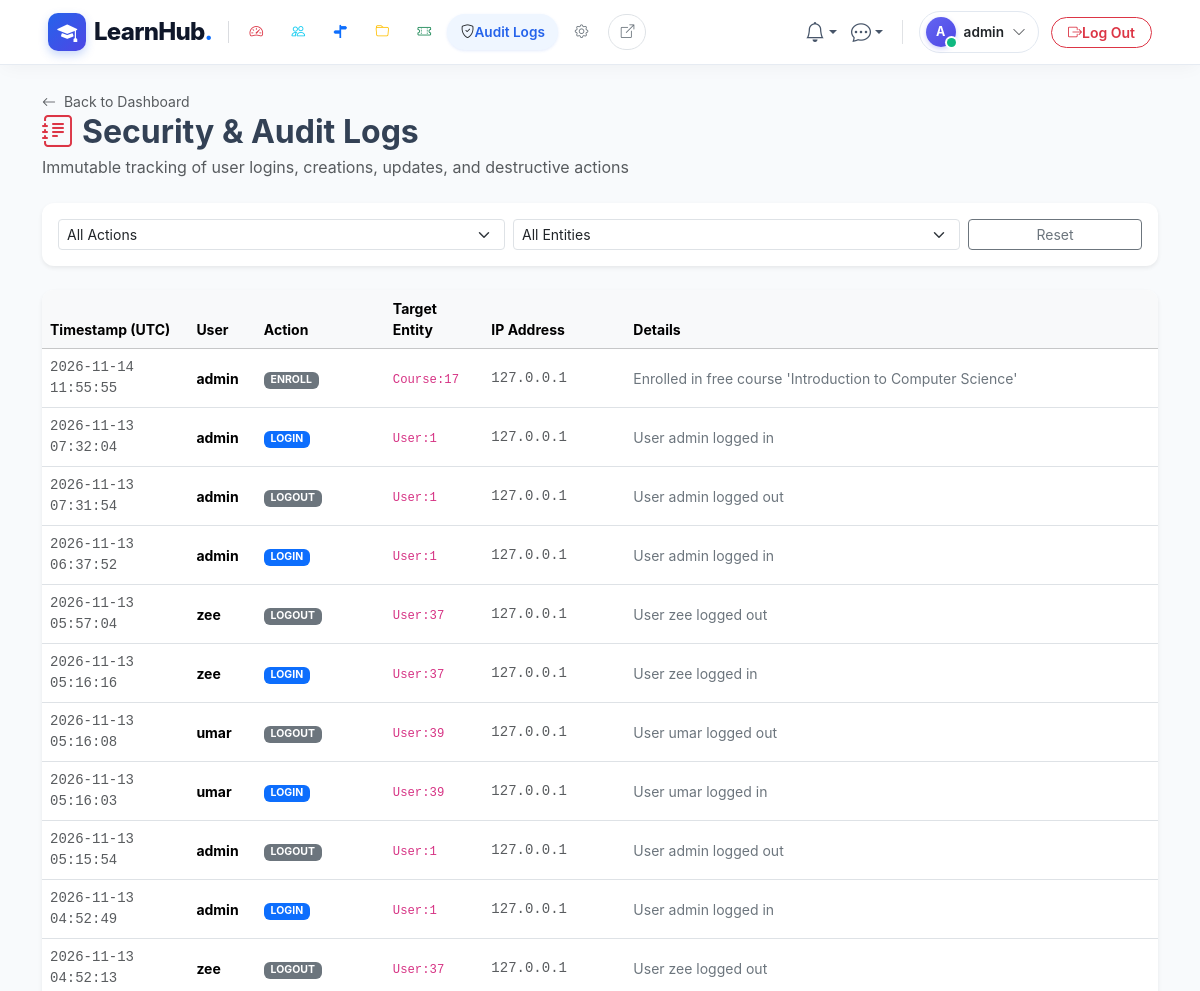
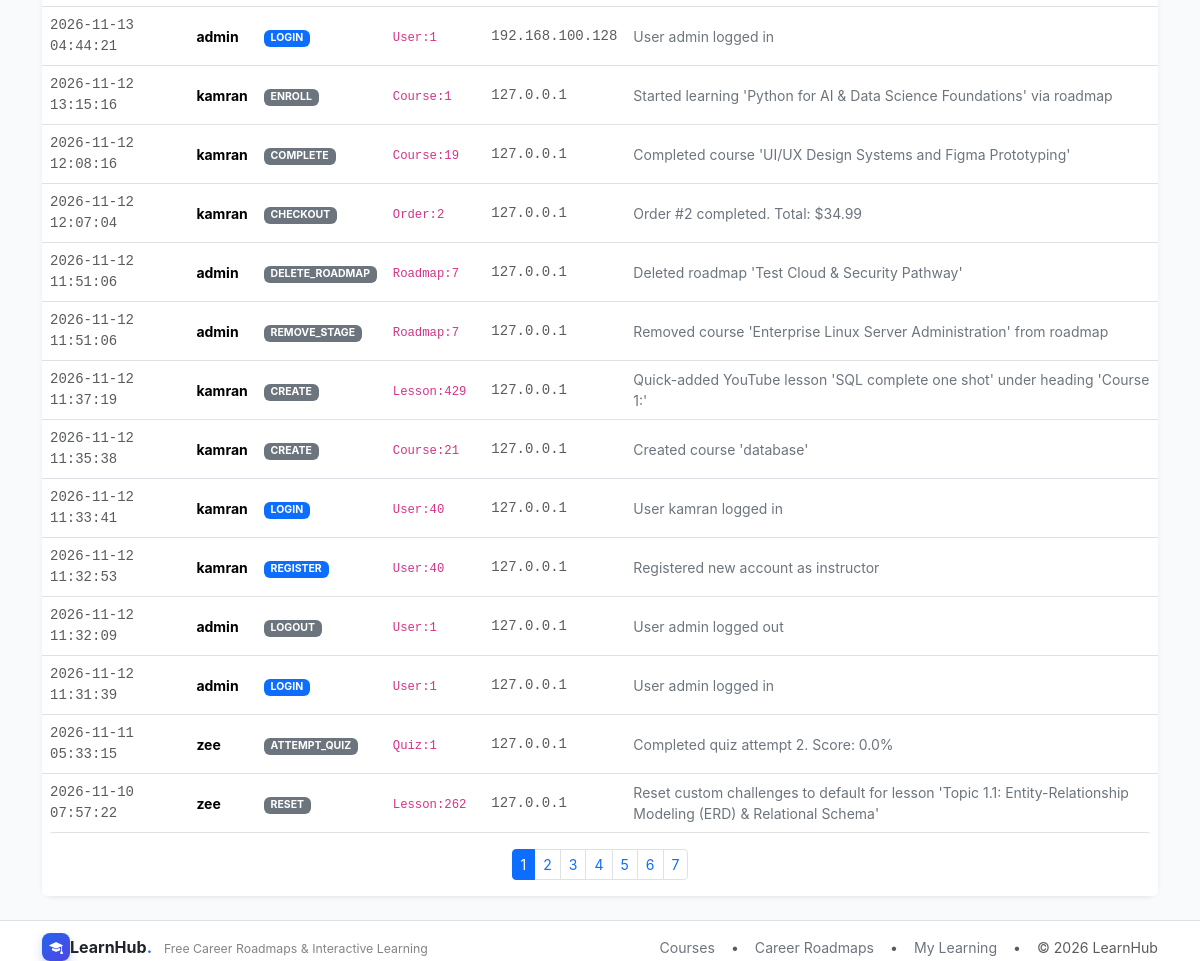
The page /admin/audit (signed in) on the database its author committed (2 pictures, top to bottom).
### app/models/users.py (models this page shows, shortened)
class User(UserMixin, db.Model):
    __tablename__ = 'users'
    id = db.Column(db.Integer, primary_key=True)
    email = db.Column(db.String(120), unique=True, nullable=False, index=True)
    username = db.Column(db.String(80), unique=True, nullable=False, index=True)
    password_hash = db.Column(db.String(255), nullable=False)
    role_id = db.Column(db.Integer, db.ForeignKey('roles.id'), nullable=False)
    is_active = db.Column(db.Boolean, default=True, nullable=False)
    last_login = db.Column(db.DateTime, nullable=True)
    created_at = db.Column(db.DateTime, default=utcnow, nullable=False)
    role = db.relationship('Role', back_populates='users', lazy='joined')
    profile = db.relationship('UserProfile', back_populates='user', uselist=False, cascade='all, delete-orphan', lazy='joined')
    notifications = db.relationship('Notification', back_populates='user', cascade='all, delete-orphan', lazy='select', order_by='Notification.created_at.desc()')
    enrollments = db.relationship('Enrollment', back_populates='user', lazy='select')
    orders = db.relationship('Order', back_populates='user', lazy='select')
    course_instructors = db.relationship('CourseInstructor', back_populates='user', lazy='select')
    created_courses = db.relationship('Course', back_populates='creator', foreign_keys='Course.created_by', lazy='select')
    wishlists = db.relationship('Wishlist', back_populates='user', cascade='all, delete-orphan', lazy='select')
    quiz_attempts = db.relationship('QuizAttempt', back_populates='user', lazy='select')
    submissions = db.relationship('Submission', back_populates='user', lazy='select')
    forum_threads = db.relationship('ForumThread', back_populates='author', lazy='select')
    forum_posts = db.relationship('ForumPost', back_populates='author', lazy='select')
    post_likes = db.relationship('PostLike', back_populates='user', cascade='all, delete-orphan', lazy='select')
    sent_messages = db.relationship('Message', back_populates='sender', foreign_keys='Message.sender_id', lazy='select')
    received_messages = db.relationship('Message', back_populates='recipient', foreign_keys='Message.recipient_id', lazy='select')
    user_badges = db.relationship('UserBadge', back_populates='user', cascade='all, delete-orphan', lazy='select')
    reviews = db.relationship('Review', back_populates='user', lazy='select')
    audit_logs = db.relationship('AuditLog', back_populates='user', lazy='select')
    def has_role(self, role_name: str) -> bool:
        return bool(self.role and self.role.name.lower() == role_name.lower())
    @property
    def is_admin(self) -> bool:
        return self.has_role('admin')
    @property
    def is_instructor(self) -> bool:
        return self.has_role('instructor')

### app/models/admin.py (models this page shows, shortened)
class AuditLog(db.Model):
    __tablename__ = 'audit_logs'
    id = db.Column(db.Integer, primary_key=True)
    user_id = db.Column(db.Integer, db.ForeignKey('users.id', ondelete='SET NULL'), nullable=True, index=True)
    action = db.Column(db.String(50), nullable=False, index=True)  # create, update, delete, login, logout
    entity_type = db.Column(db.String(50), nullable=False, index=True)  # User, Course, Quiz, Assignment, etc.
    entity_id = db.Column(db.Integer, nullable=True)
    details = db.Column(db.Text, nullable=True)
    ip_address = db.Column(db.String(45), nullable=True)
    created_at = db.Column(db.DateTime, default=utcnow, nullable=False, index=True)
    user = db.relationship('User', back_populates='audit_logs')

### app/blueprints/admin/routes.py (the view)
@admin_bp.route('/audit')
def audit_logs():
    page = request.args.get('page', 1, type=int)
    action_filter = request.args.get('action', '').strip()
    entity_filter = request.args.get('entity', '').strip()
    query = AuditLog.query
    if action_filter:
        query = query.filter_by(action=action_filter)
    if entity_filter:
        query = query.filter_by(entity_type=entity_filter)
    logs = query.order_by(AuditLog.created_at.desc()).paginate(page=page, per_page=25, error_out=False)
    actions = [r[0] for r in db.session.query(AuditLog.action).distinct().all()]
    entities = [r[0] for r in db.session.query(AuditLog.entity_type).distinct().all()]
    return render_template(
        'admin/audit.html',
        logs=logs,
        actions=actions,
        entities=entities,
        selected_action=action_filter,
        selected_entity=entity_filter
    )

### app/templates/admin/audit.html (shortened to what this page needs)
{% extends 'base.html' %}
{% block content %}
<div class="container py-4">
  <div class="d-flex justify-content-between align-items-center mb-4">
    <div>
      <a href="{{ url_for('admin.dashboard') }}" class="text-muted small text-decoration-none">
        <i class="bi bi-arrow-left me-1"></i> Back to Dashboard
      </a>
      <h2 class="fw-bold mb-1"><i class="bi bi-journal-text text-danger me-2"></i>Security & Audit Logs</h2>
      <p class="text-muted mb-0">Immutable tracking of user logins, creations, updates, and destructive actions</p>
    </div>
  </div>
  <div class="card shadow-sm border-0 mb-4 p-3">
    <form method="GET" class="row g-2 align-items-center">
      <div class="col-md-5">
        <select name="action" class="form-select form-select-sm" onchange="this.form.submit()">
          <option value="">All Actions</option>
        </select>
      </div>
      <div class="col-md-5">
        <select name="entity" class="form-select form-select-sm" onchange="this.form.submit()">
          <option value="">All Entities</option>
        </select>
      </div>
      <div class="col-md-2">
        <a href="{{ url_for('admin.audit_logs') }}" class="btn btn-outline-secondary btn-sm w-100">Reset</a>
      </div>
    </form>
  </div>
  <div class="card shadow-sm border-0">
    <div class="table-responsive">
      <table class="table table-hover align-middle mb-0 small">
        <thead class="table-light">
          <tr>
            <th>Timestamp (UTC)</th>
            <th>User</th>
            <th>Action</th>
            <th>Target Entity</th>
            <th>IP Address</th>
            <th>Details</th>
          </tr>
        </thead>
        <tbody>
          {% for log in logs.items %}
            <tr>
              <td class="text-muted font-monospace">{{ log.created_at.strftime('%Y-%m-%d %H:%M:%S') }}</td>
              <td>
                {% if log.user %}
                  <strong>{{ log.user.username }}</strong>
                {% else %}
                  <span class="text-muted">System / Anonymous</span>
                {% endif %}
              </td>
              <td>
                <span class="badge {% if log.action in ('delete', 'toggle_active') %}bg-danger{% elif log.action in ('login', 'register') %}bg-primary{% else %}bg-secondary{% endif %} text-uppercase">
                  {{ log.action }}
                </span>
              </td>
              <td><code>{{ log.entity_type }}{% if log.entity_id %}:{{ log.entity_id }}{% endif %}</code></td>
              <td class="font-monospace text-muted">{{ log.ip_address or '127.0.0.1' }}</td>
              <td class="text-secondary">{{ log.details or '-' }}</td>
            </tr>
          {% else %}
            <tr><td colspan="6" class="text-center py-4 text-muted">No audit logs matching criteria.</td></tr>
          {% endfor %}
        </tbody>
      </table>
    </div>
    {% if logs.pages > 1 %}
      <div class="card-footer bg-white border-0 py-3">
        <ul class="pagination pagination-sm justify-content-center mb-0">
          {% for p in logs.iter_pages() %}
            {% if p %}
              <li class="page-item {% if p == logs.page %}active{% endif %}">
                <a class="page-link" href="{{ url_for('admin.audit_logs', page=p, action=selected_action, entity=selected_entity) }}">{{ p }}</a>
              </li>
            {% endif %}
          {% endfor %}
        </ul>
      </div>
    {% endif %}
  </div>
</div>
{% endblock %}

### app/templates/partials/navbar.html (shortened to what this page needs)
{% set is_preview = is_preview if is_preview is defined else (True if (request.args.get('preview') == '1' or session.get('live_preview')) and request.blueprint != 'admin' else False) %}
{% set preview_qs = preview_qs if preview_qs is defined else ('?preview=1' if is_preview else '') %}
{% set is_admin_panel = (request.blueprint == 'admin') %}
{% set is_user_logged_in = current_user.is_authenticated and not (is_preview and not is_admin_panel) %}
{% set is_admin_user = current_user.is_authenticated and current_user.is_admin and not (is_preview and not is_admin_panel) %}
<nav class="navbar navbar-expand-lg navbar-glass sticky-top py-2">
  <div class="container-fluid px-xl-5 px-lg-4 px-3">
    <a class="navbar-brand d-flex align-items-center gap-2 text-decoration-none me-2" href="{{ url_for('admin.dashboard') if (is_admin_panel or is_admin_user) else (url_for('catalog.home') ~ preview_qs) }}">
      <div class="brand-logo-squircle">
        <i class="bi bi-mortarboard-fill"></i>
      </div>
      <span class="fs-4 brand-text leading-none">LearnHub<span class="text-primary">.</span></span>
    </a>
    <div class="offcanvas-lg offcanvas-start flex-grow-1" tabindex="-1" id="navbarOffcanvas" aria-labelledby="navbarOffcanvasLabel">
      <div class="offcanvas-body d-flex flex-column flex-lg-row align-items-lg-center justify-content-between p-3 p-lg-0 w-100">
        <ul class="navbar-nav me-auto mb-2 mb-lg-0 align-items-lg-center gap-1 flex-lg-nowrap d-none d-lg-flex">
          {% if is_admin_panel %}
            {% set is_dash_active = (request.endpoint == 'admin.dashboard') %}
            {% set is_users_active = (request.endpoint and ('user' in request.endpoint or 'role' in request.endpoint)) %}
            {% set is_roadmaps_active = (request.endpoint and 'roadmap' in request.endpoint) %}
            {% set is_cat_active = (request.endpoint and ('categor' in request.endpoint or 'department' in request.endpoint or 'tag' in request.endpoint)) %}
            {% set is_coupons_active = (request.endpoint and 'coupon' in request.endpoint) %}
            {% set is_audit_active = (request.endpoint and 'audit' in request.endpoint) %}
            {% set is_settings_active = (request.endpoint and ('setting' in request.endpoint or 'badge' in request.endpoint)) %}
            <li class="nav-item">
              <a class="nav-link admin-nav-item {% if is_dash_active %}active{% endif %}" href="{{ url_for('admin.dashboard') }}" title="Dashboard">
                <i class="bi bi-speedometer2 text-danger {% if is_dash_active %}me-1.5{% endif %}"></i>
              </a>
            </li>
            <li class="nav-item">
              <a class="nav-link admin-nav-item {% if is_users_active %}active{% endif %}" href="{{ url_for('admin.users_list') }}" title="Users & Roles">
                <i class="bi bi-people text-info {% if is_users_active %}me-1.5{% endif %}"></i>
              </a>
            </li>
            <li class="nav-item">
              <a class="nav-link admin-nav-item {% if is_roadmaps_active %}active{% endif %}" href="{{ url_for('admin.roadmaps') }}" title="Career Roadmaps">
                <i class="bi bi-signpost-split-fill text-primary {% if is_roadmaps_active %}me-1.5{% endif %}"></i>
              </a>
            </li>
            <li class="nav-item">
              <a class="nav-link admin-nav-item {% if is_cat_active %}active{% endif %}" href="{{ url_for('admin.categories') }}" title="Categories & Taxonomy">
                <i class="bi bi-folder text-warning {% if is_cat_active %}me-1.5{% endif %}"></i>
              </a>
            </li>
            <li class="nav-item">
              <a class="nav-link admin-nav-item {% if is_coupons_active %}active{% endif %}" href="{{ url_for('admin.coupons') }}" title="Promo Coupons">
                <i class="bi bi-ticket-perforated text-success {% if is_coupons_active %}me-1.5{% endif %}"></i>
              </a>
            </li>
            <li class="nav-item">
              <a class="nav-link admin-nav-item {% if is_audit_active %}active{% endif %}" href="{{ url_for('admin.audit_logs') }}" title="Security Audit Logs">
                <i class="bi bi-shield-check text-dark {% if is_audit_active %}me-1.5{% endif %}"></i>
                {% if is_audit_active %}<span>Audit Logs</span>{% endif %}
              </a>
            </li>
            <li class="nav-item">
              <a class="nav-link admin-nav-item {% if is_settings_active %}active{% endif %}" href="{{ url_for('admin.settings') }}" title="System Settings">
                <i class="bi bi-gear text-secondary {% if is_settings_active %}me-1.5{% endif %}"></i>
              </a>
            </li>
            <li class="nav-item ms-1">
              <a class="nav-link admin-nav-item text-secondary border" href="{{ url_for('catalog.home', preview=1) }}" target="_blank" title="View Live Website">
                <i class="bi bi-box-arrow-up-right"></i>
              </a>
            </li>
          {% endif %}
        </ul>
        <ul class="navbar-nav ms-auto mb-2 mb-lg-0 align-items-center gap-2 flex-nowrap justify-content-end d-none d-lg-flex">
          {% if is_user_logged_in %}
            <li class="nav-item dropdown">
              <a class="btn-nav-icon position-relative text-decoration-none dropdown-toggle border-0" href="#" id="navNotifDropdown" role="button" data-bs-toggle="dropdown" aria-expanded="false" title="Notifications">
                <i class="bi bi-bell fs-5"></i>
              </a>
            </li>
            <li class="nav-item dropdown">
              <a class="btn-nav-icon position-relative text-decoration-none dropdown-toggle border-0" href="#" id="navMsgDropdown" role="button" data-bs-toggle="dropdown" aria-expanded="false" title="Direct Messages">
                <i class="bi bi-chat-dots fs-5"></i>
              </a>
            </li>
            <li class="nav-item dropdown">
              <a class="user-profile-pill d-flex align-items-center gap-2 text-decoration-none" href="#" role="button" data-bs-toggle="dropdown" aria-expanded="false">
                <div class="position-relative">
                  <div class="avatar-nav-circle">
                    {{ (current_user.username[0]|upper) if current_user.username else 'U' }}
                  </div>
                  <span class="online-dot"></span>
                </div>
                <span class="fw-semibold text-dark user-name-label">{{ current_user.username }}</span>
                <i class="bi bi-chevron-down text-muted small ms-0.5"></i>
              </a>
            </li>
            {% if is_admin_panel or is_admin_user %}
              <li class="nav-item ms-1">
                <form action="{{ url_for('auth.logout') }}" method="POST" class="m-0">
                  <button type="submit" class="btn btn-outline-danger btn-sm rounded-pill px-3 py-1 fw-semibold d-flex align-items-center gap-1.5" title="Sign out of LearnHub">
                    <i class="bi bi-box-arrow-right"></i>
                    <span>Log Out</span>
                  </button>
                </form>
              </li>
            {% endif %}
          {% endif %}
        </ul>
      </div>
    </div>
  </div>
</nav>

### rows shown on the page
User: username "A", username "admin"
AuditLog: created_at "2026-11-14 11:55:55", user.username "admin", action "ENROLL", entity_type "Course", entity_id "17", ip_address "127.0.0.1", details "Enrolled in free course 'Introduction to Computer Science'"
AuditLog: created_at "2026-11-13 07:32:04", user.username "admin", action "LOGIN", entity_type "User", entity_id "1", ip_address "127.0.0.1", details "User admin logged in"
AuditLog: created_at "2026-11-13 07:31:54", user.username "admin", action "LOGOUT", entity_type "User", entity_id "1", ip_address "127.0.0.1", details "User admin logged out"
AuditLog: created_at "2026-11-13 06:37:52", user.username "admin", action "LOGIN", entity_type "User", entity_id "1", ip_address "127.0.0.1", details "User admin logged in"
AuditLog: created_at "2026-11-13 05:57:04", user.username "zee", action "LOGOUT", entity_type "User", entity_id "37", ip_address "127.0.0.1", details "User zee logged out"
AuditLog: created_at "2026-11-13 05:16:16", user.username "zee", action "LOGIN", entity_type "User", entity_id "37", ip_address "127.0.0.1", details "User zee logged in"
AuditLog: created_at "2026-11-13 05:16:08", user.username "umar", action "LOGOUT", entity_type "User", entity_id "39", ip_address "127.0.0.1", details "User umar logged out"
AuditLog: created_at "2026-11-13 05:16:03", user.username "umar", action "LOGIN", entity_type "User", entity_id "39", ip_address "127.0.0.1", details "User umar logged in"
AuditLog: created_at "2026-11-13 05:15:54", user.username "admin", action "LOGOUT", entity_type "User", entity_id "1", ip_address "127.0.0.1", details "User admin logged out"
AuditLog: created_at "2026-11-13 04:52:49", user.username "admin", action "LOGIN", entity_type "User", entity_id "1", ip_address "127.0.0.1", details "User admin logged in"
AuditLog: created_at "2026-11-13 04:52:13", user.username "zee", action "LOGOUT", entity_type "User", entity_id "37", ip_address "127.0.0.1", details "User zee logged out"
AuditLog: created_at "2026-11-13 04:44:21", user.username "admin", action "LOGIN", entity_type "User", entity_id "1", ip_address "192.168.100.128", details "User admin logged in"
AuditLog: created_at "2026-11-12 13:15:16", user.username "kamran", action "ENROLL", entity_type "Course", entity_id "1", ip_address "127.0.0.1", details "Started learning 'Python for AI & Data Science Foundations' via roadmap"
AuditLog: created_at "2026-11-12 12:08:16", user.username "kamran", action "COMPLETE", entity_type "Course", entity_id "19", ip_address "127.0.0.1", details "Completed course 'UI/UX Design Systems and Figma Prototyping'"
AuditLog: created_at "2026-11-12 12:07:04", user.username "kamran", action "CHECKOUT", entity_type "Order", entity_id "2", ip_address "127.0.0.1", details "Order #2 completed. Total: $34.99"
AuditLog: created_at "2026-11-12 11:51:06", user.username "admin", action "DELETE_ROADMAP", entity_type "Roadmap", entity_id "7", ip_address "127.0.0.1", details "Deleted roadmap 'Test Cloud & Security Pathway'"
AuditLog: created_at "2026-11-12 11:51:06", user.username "admin", action "REMOVE_STAGE", entity_type "Roadmap", entity_id "7", ip_address "127.0.0.1", details "Removed course 'Enterprise Linux Server Administration' from roadmap"
AuditLog: created_at "2026-11-12 11:37:19", user.username "kamran", action "CREATE", entity_type "Lesson", entity_id "429", ip_address "127.0.0.1", details "Quick-added YouTube lesson 'SQL complete one shot' under heading 'Course 1:'"
AuditLog: created_at "2026-11-12 11:35:38", user.username "kamran", action "CREATE", entity_type "Course", entity_id "21", ip_address "127.0.0.1", details "Created course 'database'"
AuditLog: created_at "2026-11-12 11:33:41", user.username "kamran", action "LOGIN", entity_type "User", entity_id "40", ip_address "127.0.0.1", details "User kamran logged in"
AuditLog: created_at "2026-11-12 11:32:53", user.username "kamran", action "REGISTER", entity_type "User", entity_id "40", ip_address "127.0.0.1", details "Registered new account as instructor"
AuditLog: created_at "2026-11-12 11:32:09", user.username "admin", action "LOGOUT", entity_type "User", entity_id "1", ip_address "127.0.0.1", details "User admin logged out"
AuditLog: created_at "2026-11-12 11:31:39", user.username "admin", action "LOGIN", entity_type "User", entity_id "1", ip_address "127.0.0.1", details "User admin logged in"
AuditLog: created_at "2026-11-11 05:33:15", user.username "zee", action "ATTEMPT_QUIZ", entity_type "Quiz", entity_id "1", ip_address "127.0.0.1", details "Completed quiz attempt 2. Score: 0.0%"
AuditLog: created_at "2026-11-10 07:57:22", user.username "zee", action "RESET", entity_type "Lesson", entity_id "262", ip_address "127.0.0.1", details "Reset custom challenges to default for lesson 'Topic 1.1: Entity-Relationship Modeling (ERD) & Relational Schema'"

### other values the page prints
{{ p }} "1" "2" "3" "4" "5" "6" "7"
